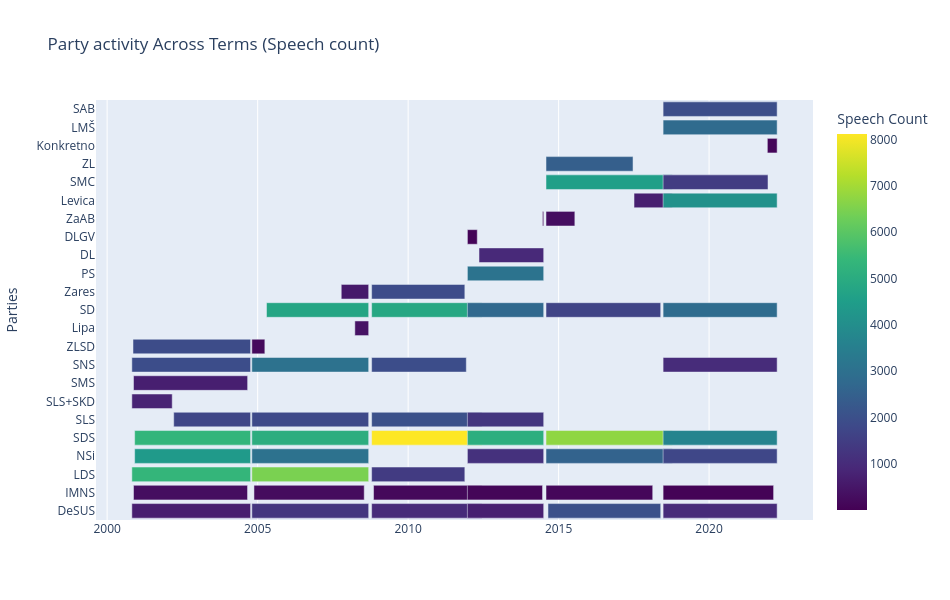

This figure's notebook cell:
### Code cell
import plotly.express as px
from PIL import Image

def plot_party_activity(df, mode="sentiment"):
    if mode=="activity":  ## Use for sample visualisation, for full dataset, use timeline
        fig = px.timeline(
            activity, 
            x_start="Start_date", 
            x_end="End_date",
            y="Speaker_party", #Can be either Speaker_party for full range of individual parties, or Grouped_parties to emphasise changes in the lifespan of parties 
            color="Speech_count", 
            title="Party activity Across Terms (Speech count)", 
            labels={"Speech_count": "Speech Count"},
            color_continuous_scale="viridis"
        )
    elif mode=="sentiment":
        fig = px.timeline(
            activity,
            x_start="Start_date",
            x_end="End_date",
            y="Speaker_party",
            color="Avg_sentiment",
            title="Party Activity Across Terms (Average sentiment)",
            labels={"Avg_sentiment": "Sentiment (mean)"},
        )
    else:
        raise ValueError("mode must be one of: activity, sentiment")
    fig.update_layout(
        height=600,  
        width=950,
        yaxis_title="Parties",
        xaxis_title="")
    return fig

#fig.write_image("path.png")


fig = plot_party_activity(activity, mode="activity")
fig.show()
